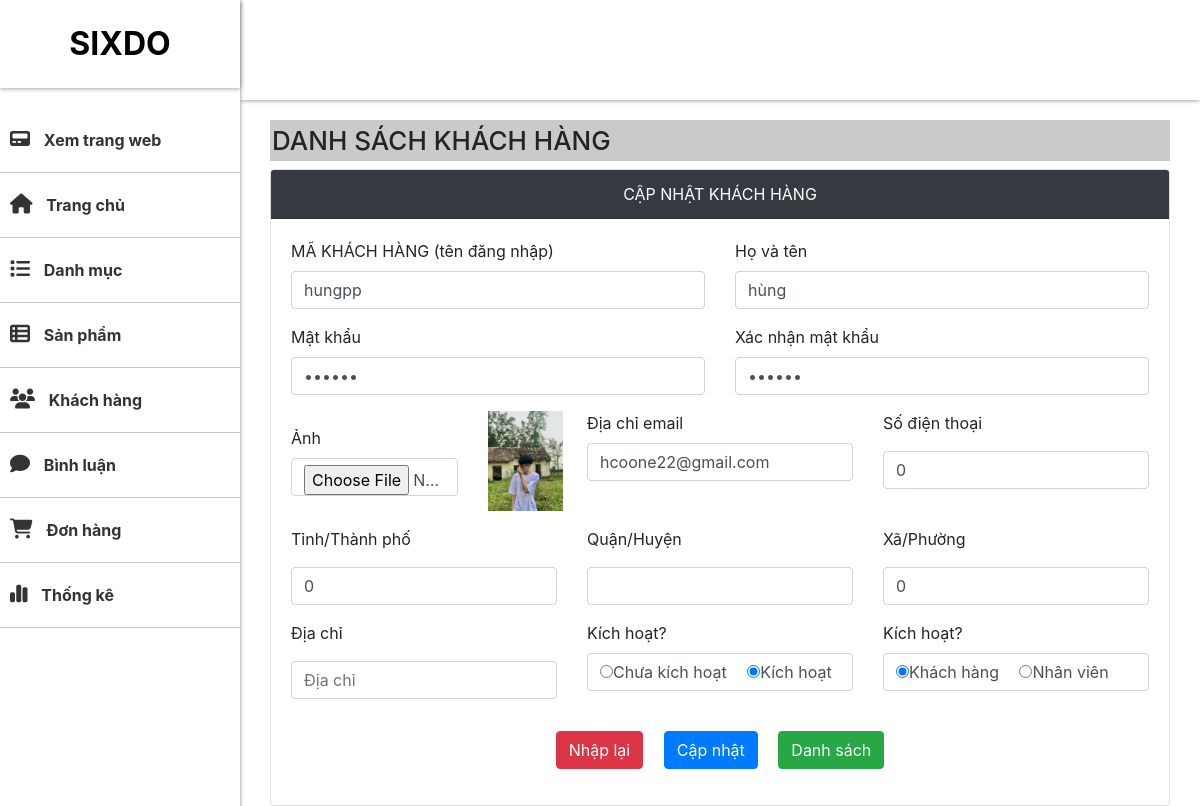
Page /admin/user/index.php?btn_edit&ma_kh=hungpp on the committed database.
### tables this page shows
CREATE TABLE `user` (
  `ma_kh` varchar(20) NOT NULL COMMENT 'ten_dn',
  `vaitro` varchar(30) NOT NULL,
  `ho_ten` varchar(50) NOT NULL,
  `kich_hoat` bit(1) NOT NULL,
  `mat_khau` varchar(24) NOT NULL,
  `sdt` int(11) NOT NULL,
  `email` varchar(50) NOT NULL,
  `Image` varchar(100) NOT NULL,
  `dia_chi` text NOT NULL,
  `tinh_thanhpho` text NOT NULL,
  `quan_huyen` text NOT NULL,
  `xa_phuong` text NOT NULL
);

### admin/user/index.php (called while the page is built, shortened)
<?php
require_once "../../dao/pdo.php";
require "../../global.php";
extract($_REQUEST);
$ho_ten_error=$ma_kh_error=$mau_khau_error=$mau_khau2_error=$email_error=$sdt_error=$tinh_thanhpho_error=$quan_huyen_error=$xa_phuong_error=$dia_chi_error=$Image_error="";
if (exist_param("btn_list")) {
    $items = user_select_page('ma_kh',10);
    $VIEW_NAME = "list.php";
} else if (exist_param("btn_edit")) {
    $ma_kh = $_REQUEST['ma_kh'];
    $khach_hang_info = user_select_by_id($ma_kh);
    extract($khach_hang_info);
} else if (exist_param("btn_delete")) {
    $ma_kh = $_REQUEST['ma_kh'];
    user_delete($ma_kh);
    $items = user_select_page('ma_kh',10);
    $VIEW_NAME = "list.php";
} else if (exist_param("btn_delete_all")) {
    try {
        $arr_ma_kh = $_POST['ma_kh'];
        user_delete($arr_ma_kh);
        $MESSAGE = "Xóa thành công!";
    } catch (Exception $exc) {
        $MESSAGE = "Xóa thất bại!";
    }
    $items = user_select_page('ma_kh',10);
    $VIEW_NAME = "list.php";
} else if (exist_param("btn_update")) {
    if(empty($_POST['ho_ten'])){
        $ho_ten_error="Không được để trống Họ tên";
    }else{
        $ho_ten=$_POST['ho_ten'];
    }
    if(empty($_POST['ma_kh'])){
        $ma_kh_error="Không được để trống Tên đăng nhập";
    }else{
            $ma_kh=$_POST['ma_kh'];
    }
            $mat_khau=$_POST['mat_khau'];
    if(empty($_POST['email'])|| !isset($_POST['email'])){
        $email_error="không được để trống email";
    }else{
        if (!filter_var($email, FILTER_VALIDATE_EMAIL)) {
            $email_error = "Không đúng cấu trúc Email";
        }else{
            $email=$_POST['email'];
        }
    }
    if(empty($_POST['sdt'])|| !isset($_POST['sdt'])){
        $sdt_error="Không được để trống Số điện thoại";
    }else{
        if (!is_numeric($_POST['sdt'])) {
            $sdt_error = "Số điện thoại phải là số";
        }else{
                $sdt=$_POST['sdt'];
        }
    }
    if(empty($_POST['city'])|| !isset($_POST['city'])){
        $tinh_thanhpho_error="Không được để trống";
    }else{
        $tinh_thanhpho=$_POST['city'];
    }
    if(empty($_POST['district'])|| !isset($_POST['district'])){
        $quan_huyen_error="Không được để trống";
    }else{
        $quan_huyen=$_POST['district'];
    }
    if(empty($_POST['ward'])|| !isset($_POST['ward'])){
        $xa_phuong_error="Không được để trống";
    }else{
        $xa_phuong=$_POST['ward'];
    }
    if(empty($_POST['dia_chi'])){
        $dia_chi_error="Không được để trống";
    }else{
        $dia_chi=$_POST['dia_chi'];
    }
    $vaitro=$_POST['vaitro'];
    $kich_hoat=$_POST['kich_hoat'];
    $mat_khau=$_POST['mat_khau'];
    if(empty($ho_ten_error)&&empty($ma_kh_error)&&empty($mau_khau_error)&&empty($email_error)
    &&empty($sdt_error)&&empty($tinh_thanhpho_error)&&empty($quan_huyen_error)&&empty($xa_phuong_error)
    &&empty($dia_chi_error)&&empty($Image_error)){
        try {
            $file_name = save_file("Image", "$UPLOAD_URL/users/");
            $Image = $file_name ? $file_name : "";
            User_update( $vaitro, $ho_ten, $kich_hoat, $mat_khau,$sdt, $email, $Image, $dia_chi, $tinh_thanhpho, $quan_huyen, $xa_phuong, $ma_kh);
            echo "<script>alert('Cập nhật thành công !')</script>";
            $items = user_select_page('ma_kh',10);
            $VIEW_NAME = "list.php";
        } catch (Exception $exc) {
            echo "<script>alert('Cập nhật thất bại!')</script>";
            $loi= $exc;
            $VIEW_NAME = "edit.php";
        }
    }else{
        echo "<script>alert('Cập nhật thất bại!')</script>";
        $VIEW_NAME = "edit.php";
    }
} else {
    $VIEW_NAME = "add.php";
}
require "../layout.php";

### global.php (called while the page is built, shortened)
<?php
$UPLOAD_URL = "../../upload";

### DAO/pdo.php (called while the page is built, shortened)
<?php
function pdo_get_connection()
{
    $dburl = "mysql:host=localhost;dbname=duan_1;charset=utf8";
    $username = 'root';
    $password = '';
    $conn = new PDO($dburl, $username, $password);
    $conn->setAttribute(PDO::ATTR_ERRMODE, PDO::ERRMODE_EXCEPTION);
    return $conn;
}
function pdo_query_one($sql)
{
    $sql_args = array_slice(func_get_args(), 1);
    try {
        $conn = pdo_get_connection();
        $stmt = $conn->prepare($sql);
        $stmt->execute($sql_args);
        $row = $stmt->fetch(PDO::FETCH_ASSOC);
        return $row;
    } catch (PDOException $e) {
        throw $e;
    } finally {
        unset($conn);
    }
}

### DAO/user.php (called while the page is built, shortened)
<?php
require_once 'pdo.php';
function User_select_by_id($ma_kh)
{
    $sql = "SELECT * FROM user WHERE ma_kh=?";
    return pdo_query_one($sql, $ma_kh);
}

### admin/user/edit.php (the view, shortened to what this page needs)
<section id="main">
    <div class="main-header">
    </div>
    <div class="content">
        <h1 class="heading">DANH SÁCH KHÁCH HÀNG</h1>
        <div class="container-content">
            <?php
            $img_path = $UPLOAD_URL . '/users/' . $Image;
            if (is_file($img_path)) {
                $img = "<img src='$img_path' height='100'>";
            } else {
                $img = "no photo";
            }
            ?>
            <div class="row">
                <div class="col-lg-12">
                    <div class="card">
                        <div class="card-header text-center bg-dark text-white text-uppercase">Cập nhật khách hàng</div>
                        <div class="card-body">
                            <form action="index.php?btn_update" method="POST" enctype="multipart/form-data"
                                id="admin_update_kh">
                                <div class="row">
                                    <div class="form-group col-sm-6">
                                        <label for="ma_kh" class="form-label">MÃ KHÁCH HÀNG (tên đăng nhập)</label>
                                        <input type="text" name="ma_kh" id="ma_kh" class="form-control" required
                                            value="<?= $ma_kh ?>">
                                    </div>
                                    <div class="form-group col-sm-6">
                                        <label for="ho_ten" class="form-label">Họ và tên</label>
                                        <input type="text" name="ho_ten" id="ho_ten" class="form-control" required
                                            value="<?= $ho_ten ?>">
                                    </div>
                                </div>
                                <div class="row">
                                    <div class="form-group col-sm-6">
                                        <label for="mat_khau" class="form-label">Mật khẩu</label>
                                        <input type="password" name="mat_khau" id="mat_khau" class="form-control"
                                            required value="<?= $mat_khau ?>">
                                    </div>
                                    <div class="form-group col-sm-6">
                                        <label for="mat_khau" class="form-label">Xác nhận mật khẩu</label>
                                        <input type="password" name="mat_khau2" class="form-control" required
                                            value="<?= $mat_khau ?>">
                                    </div>
                                </div>
                                <div class="row">
                                    <div class="form-group col-sm-4">
                                        <div class="row align-items-center">
                                            <div class="col-sm-8">
                                                <label for="hinh" class="form-label">Ảnh</label>
                                                <input type="file" name="Image" id="Image" class="form-control">
                                            </div>
                                            <div class="col-sm-4">
                                                <?= $img ?>
                                            </div>
                                        </div>
                                    </div>
                                    <div class="form-group col-sm-4">
                                        <label for="email" class="form-label">Địa chỉ email</label>
                                        <input type="email" name="email" id="email" class="form-control" required
                                            value="<?= $email ?>">
                                    </div>
                                    <div class="form-group col-sm-4">
                                        <p>Số điện thoại</p>
                                        <input type="tel" class="form-control" name="sdt" placeholder="Số điện thoại"  value="<?= $sdt ?>" required />
                                    </div>
                                </div>
                                <div class="row">
                                    <div class="form-group col-sm-4">
                                        <p>Tỉnh/Thành phố</p>
                                        <input type="text"class="form-control" name="city" id="city" value="<?=$tinh_thanhpho;?>">
                                    </div>
                                    <div class="form-group col-sm-4">
                                        <p>Quận/Huyện</p>
                                        <input type="text"class="form-control"name="district" id="district" value="<?=$quan_huyen;?>">
                                    </div>
                                    <div class="form-group col-sm-4">
                                        <p>Xã/Phường</p>
                                        <input type="text"class="form-control"name="ward" id="ward" value="<?=$xa_phuong;?>">
                                    </div>
                                </div>
                                <div class="row">
                                    <div class="form-group col-sm-4">
                                        <p>Địa chỉ</p>
                                        <input type="text" class="form-control" name="dia_chi" placeholder="Địa chỉ" value="<?= $dia_chi?>" require />
                                    </div>
                                    <div class="form-group col-sm-4">
                                        <label>Kích hoạt?</label>
                                        <div class="form-control">
                                            <label class="radio-inline  mr-3">
                                                <input type="radio" value="0" name="kich_hoat"
                                                    <?= !$kich_hoat ? 'checked' : '' ?>>Chưa kích
                                                hoạt
                                            </label>
                                            <label class="radio-inline">
                                                <input type="radio" value="1" name="kich_hoat"
                                                    <?= $kich_hoat ? 'checked' : '' ?>>Kích hoạt
                                            </label>
                                        </div>
                                    </div>
                                    <div class="form-group col-sm-4">
                                        <label>Kích hoạt?</label>
                                        <div class="form-control">
                                            <label class="radio-inline mr-3">
                                                <input type="radio" value="0" name="vai_tro"
                                                    <?= !$vaitro ? 'checked' : '' ?>>Khách
                                                hàng
                                            </label>
                                            <label class="radio-inline">
                                                <input type="radio" value="1" name="vai_tro"
                                                    <?= $vaitro ? 'checked' : '' ?>>Nhân
                                                viên
                                            </label>
                                        </div>
                                    </div>
                                </div>
                                <div class="mb-3 text-center mt-3">
                                    <input type="reset" value="Nhập lại" class="btn btn-danger mr-3">
                                    <input type="submit" name="btn_update" value="Cập nhật"
                                        class="btn btn-primary mr-3">
                                    <a href="index.php?btn_list"><input type="button" class="btn btn-success"
                                            value="Danh sách"></a>
                                </div>
                            </form>
                        </div>
                    </div>
                </div>
            </div>
        </div>
    </div>
</section>

### content/styles/admin.css (style rules this page uses)
* { margin: 0; padding: 0; box-sizing: border-box; }
body { font-family: "Lato", sans-serif; }
#main { margin-left: 20%; width: 100%; display: flex; flex-direction: column; gap: 20px; overflow: hidden; }
.main-header { top: 0; right: 0; left: 20%; box-shadow: 0 0 5px gray; height: 100px; padding: 20px; display: flex; justify-content: end; align-items: center; z-index: 1; }
.content { padding: 0 30px; width: 100%; margin: 0 auto; }
.heading { padding: 5px 2px; font-size: 26px; background-color: rgba(128, 128, 128, 0.421); }

### rows in the picture
user: ma_kh "hungpp", ho_ten "hùng", Image (picture), email "hcoone22@gmail.com", sdt "0", city "0", ward "0", kich_hoat "☐ Chưa kích hoạt", kich_hoat "☑ Kích hoạt", vaitro "☑ Khách hàng", vaitro "☐ Nhân viên"
